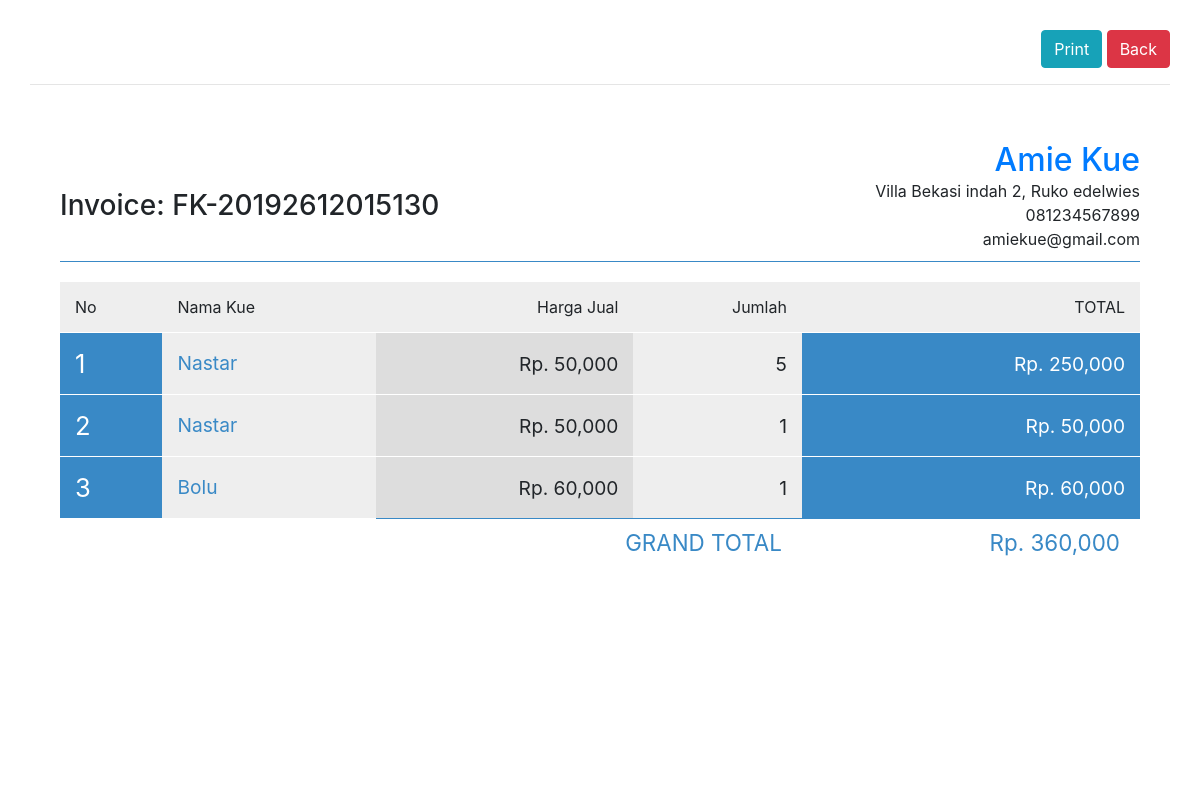
/admin/struk.php?invoice=FK-20192612015130 (signed in), run on the app's committed database.
### tables this page shows
CREATE TABLE `history` (
  `id` int(11) NOT NULL,
  `invoice` varchar(50) NOT NULL,
  `tanggal` date NOT NULL,
  `barang_id` int(11) NOT NULL,
  `jumlah` int(11) NOT NULL,
  `harga` int(20) NOT NULL,
  `total_harga` int(20) NOT NULL
);

CREATE TABLE `barang` (
  `id` int(11) NOT NULL,
  `nama` text NOT NULL,
  `jenis` text NOT NULL,
  `harga` int(11) NOT NULL,
  `jumlah` int(11) NOT NULL
);

### admin/struk.php (the view, shortened to what this page needs)
<?php
include '../db/koneksi.php';
$inv=$_GET['invoice'];
?>
<link href="//maxcdn.bootstrapcdn.com/bootstrap/4.1.1/css/bootstrap.min.css" rel="stylesheet" id="bootstrap-css">
<link rel="stylesheet" type="text/css" href="invoice.css">
<div id="invoice">
    <div class="toolbar hidden-print no-print d-print-none">
        <div class="text-right">
            <button id="printInvoice" onclick="javascript:window.print()" class="btn btn-info no-print"><i class="fa fa-print"></i> Print</button>
            <a href="index.php?act=history" class="btn btn-danger">Back</a>
        </div>
        <hr>
    </div>
    <div class="invoice overflow-auto" id="invoice">
        <div style="min-width: 600px">
            <header>
            		<div class="row">
     				<div class="col">
     					<br>
     					<br>
     					<h3>Invoice: <?=$inv?></h3>
     				</div>
                    <div class="col company-details">
                        <h2 class="name">
                            <a target="_blank" href="https://lobianijs.com">
                            Amie Kue
                            </a>
                        </h2>
                        <div>Villa Bekasi indah 2, Ruko edelwies</div>
                        <div>081234567899</div>
                        <div>amiekue@gmail.com</div>
                    </div>
            		</div>
            </header>
            <main>
                <table border="0" cellspacing="0" cellpadding="0">
                    <thead>
                        <tr>
                            <th>No</th>
                            <th class="text-left">Nama Kue</th>
                            <th class="text-right">Harga Jual</th>
                            <th class="text-right">Jumlah</th>
                            <th class="text-right">TOTAL</th>
                        </tr>
                    </thead>
                    <tbody>
                    	<?php
                    	$i=0;
                    	$sql=mysqli_query($conn,"SELECT * from history where invoice = '".$inv."'");
                    	while ($row=mysqli_fetch_array($sql)) { $i++;
                    		$barang=mysqli_fetch_array(mysqli_query($conn,"SELECT * from barang where id='".$row['barang_id']."'"));
                    	?>
                        <tr>
                            <td class="no"><?php echo $i; ?></td>
                            <td class="text-left"><h3><?php echo $barang['nama']; ?></h3></td>
                            <td class="unit">Rp. <?php echo number_format($barang['harga']); ?></td>
                            <td class="qty"><?php echo $row['jumlah']; ?></td>
                            <td class="total">Rp. <?php echo number_format($row['total_harga']);?></td>
                        </tr>
                    <?php } ?>
                    </tbody>
                    <tfoot>
                        <tr>
                            <td colspan="2"></td>
                            <td colspan="2">GRAND TOTAL</td>
                            <td>Rp. <?php $ngen=mysqli_fetch_array(mysqli_query($conn,"SELECT sum(total_harga) as tot from history where invoice='".$inv."'"));
                            echo number_format($ngen['tot']);
                             ?></td>
                        </tr>
                    </tfoot>
                </table>
    </div>
</div>

### admin/invoice.css (style rules this page uses)
#invoice { padding: 30px; }
.invoice { position: relative; background-color: #FFF; min-height: 680px; padding: 15px }
.invoice header { padding: 10px 0; margin-bottom: 20px; border-bottom: 1px solid #3989c6 }
.invoice .company-details { text-align: right }
.invoice .company-details .name { margin-top: 0; margin-bottom: 0 }
.invoice main { padding-bottom: 50px }
.invoice table { width: 100%; border-collapse: collapse; border-spacing: 0; margin-bottom: 20px }
.invoice table td,.invoice table th { padding: 15px; background: #eee; border-bottom: 1px solid #fff }
.invoice table th { white-space: nowrap; font-weight: 400; font-size: 16px }
.invoice table td h3 { margin: 0; font-weight: 400; color: #3989c6; font-size: 1.2em }
.invoice table .qty,.invoice table .total,.invoice table .unit { text-align: right; font-size: 1.2em }
.invoice table .no { color: #fff; font-size: 1.6em; background: #3989c6 }
.invoice table .unit { background: #ddd }
.invoice table .total { background: #3989c6; color: #fff }
.invoice table tbody tr:last-child td { border: none }
.invoice table tfoot td { background: 0 0; border-bottom: none; white-space: nowrap; text-align: right; padding: 10px 20px; font-size: 1.2em; border-top: 1px solid #aaa }
.invoice table tfoot tr:first-child td { border-top: none }
.invoice table tfoot tr:last-child td { color: #3989c6; font-size: 1.4em; border-top: 1px solid #3989c6 }
.invoice table tfoot tr td:first-child { border: none }

### data on the page
history: barang.nama "Nastar", barang.harga "50,000", jumlah "5", total_harga "250,000"
history: barang.nama "Nastar", barang.harga "50,000", jumlah "1", total_harga "50,000"
history: barang.nama "Bolu", barang.harga "60,000", jumlah "1", total_harga "60,000"

### other printed values
$inv "FK-20192612015130"
$ngen['tot'] "360,000"
